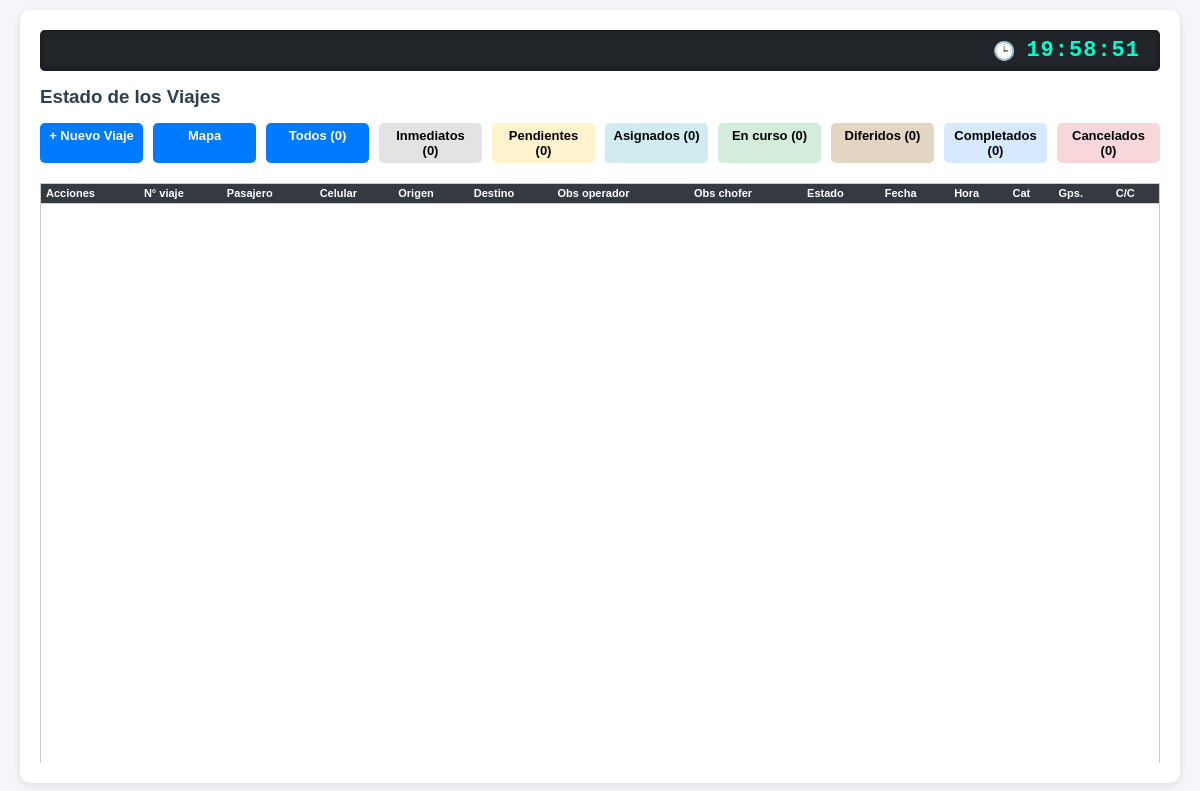
Before: /php/00_administracion/despacho_viajes/lista_viajes.php?estado=inmediato (signed in) with the older database file.
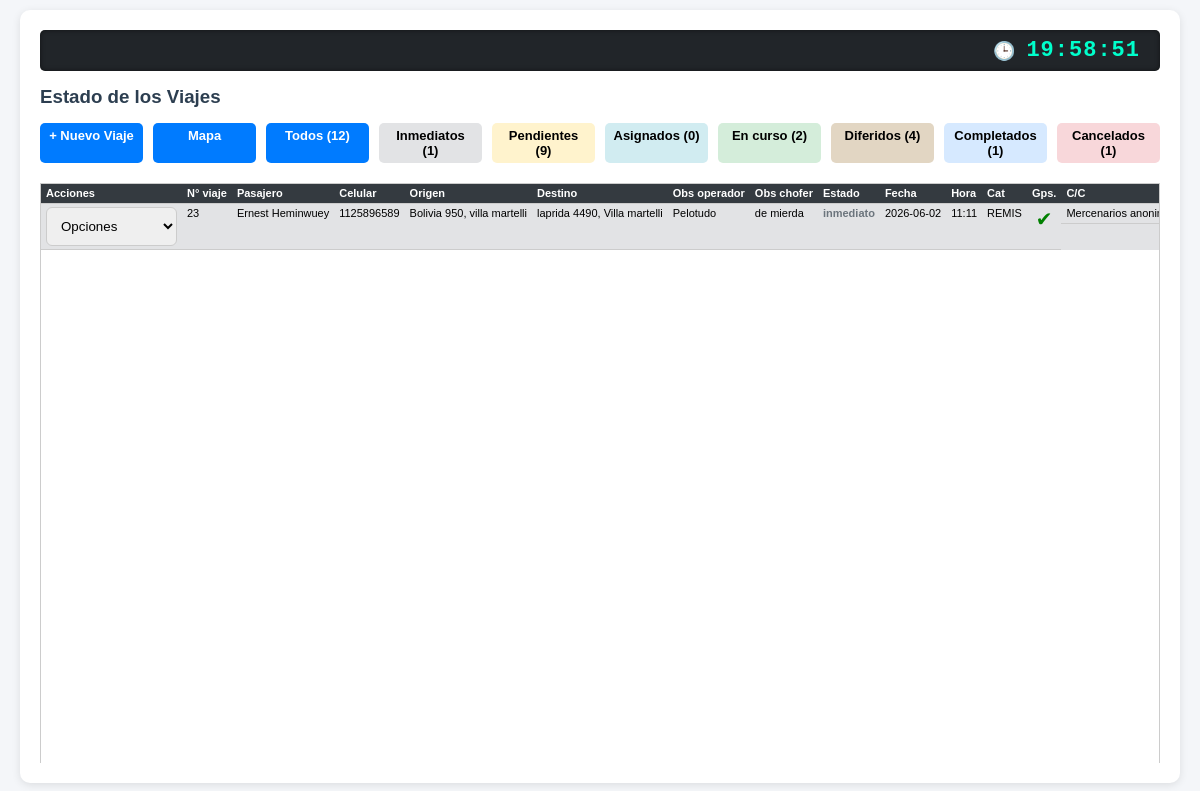
After: the same page with the newer database file.
### tables this page shows
CREATE TABLE `viajes_despacho` (
  `id` int(20) NOT NULL,
  `cel_pasaj` int(10) NOT NULL,
  `nombre_pasaj` varchar(50) NOT NULL,
  `direccion_origen` varchar(70) NOT NULL,
  `direccion_destino` varchar(70) NOT NULL,
  `obs_operador` varchar(500) NOT NULL,
  `obs_pasaj` varchar(500) NOT NULL,
  `estado` varchar(15) NOT NULL,
  `diferido` varchar(20) NOT NULL,
  `fecha` date DEFAULT NULL,
  `hora` varchar(11) DEFAULT NULL,
  `categoria_movil` varchar(15) NOT NULL,
  `origen_lat` decimal(10,8) DEFAULT NULL,
  `origen_lng` decimal(11,8) DEFAULT NULL,
  `destino_lat` decimal(10,8) DEFAULT NULL,
  `destino_lng` decimal(11,8) DEFAULT NULL,
  `cc` int(4) DEFAULT NULL,
  `centro_de_costo` int(4) DEFAULT NULL,
  `id_autorizante` int(11) DEFAULT NULL,
  `obs_viaje` varchar(255) NOT NULL
);

CREATE TABLE `cuenta_empresa` (
  `id` int(4) NOT NULL,
  `id_empresa` int(4) NOT NULL,
  `razon_social` varchar(50) NOT NULL,
  `dir` varchar(50) NOT NULL,
  `cuit` varchar(20) DEFAULT NULL,
  `inc_brutos` varchar(20) DEFAULT NULL,
  `contacto_1` varchar(50) DEFAULT NULL,
  `cel_1` int(10) DEFAULT NULL,
  `observaciones` int(4) NOT NULL
);

### funciones/funciones.php (called while the page is built, shortened)
<?php
$host = "localhost";
$dbname = "app_viajes";
$user = "root";
$password = "belgrado";
try {
    $db = new PDO("mysql:host=$host;dbname=$dbname;charset=utf8", $user, $password);
    $db->setAttribute(PDO::ATTR_ERRMODE, PDO::ERRMODE_EXCEPTION);
} catch (PDOException $e) {
    echo "Error de conexión: " . $e->getMessage();
    exit;
}
?>
<?php
function obtenerViajes()
{
    global $db;
    $sql = "SELECT
                vd.*,
                ce.razon_social AS empresa
            FROM viajes_despacho vd
            LEFT JOIN cuenta_empresa ce
                ON vd.cc = ce.id
            ORDER BY
                CASE WHEN vd.diferido = 'No' THEN 0 ELSE 1 END,
                CASE WHEN vd.diferido = 'No' THEN vd.id END ASC,
                vd.fecha ASC,
                vd.hora ASC";
    return $db->query($sql)->fetchAll(PDO::FETCH_ASSOC);
}

### php/00_administracion/despacho_viajes/lista_viajes.php (the view, shortened to what the changed rows need)
<?php
include_once "../../../funciones/funciones.php";
$filtro = $_GET['estado'] ?? '';
$todosLosViajes = obtenerViajes();
$contadores = [
    'inmediato' => 0,
    'pendiente' => 0,
    'asignado' => 0,
    'en curso' => 0,
    'diferido' => 0,
    'completado' => 0,
    'cancelado' => 0
];
foreach ($todosLosViajes as $v) {
    $estado = strtolower(trim($v['estado']));
    if (isset($contadores[$estado])) {
        $contadores[$estado]++;
    }
}
if ($filtro != '') {
    $viajes = array_filter($todosLosViajes, function ($v) use ($filtro) {
        return strtolower(trim($v['estado'])) == strtolower(trim($filtro));
    });
}
usort($viajes, function ($a, $b) {
    $aDif = strtolower(trim($a['estado'])) == 'diferido';
    $bDif = strtolower(trim($b['estado'])) == 'diferido';
    if ($aDif != $bDif) {
        return $aDif ? 1 : -1;
    }
    if ($aDif && $bDif) {
        $fechaA = strtotime($a['fecha'] . ' ' . $a['hora']);
        $fechaB = strtotime($b['fecha'] . ' ' . $b['hora']);
        return $fechaA <=> $fechaB;
    }
    return $b['id'] <=> $a['id'];
});
?>
<!DOCTYPE html>
<html lang="es">
<head>
    <link rel="stylesheet" href="../../../css/estilos.css">
    <link rel="stylesheet" href="../../../css/listado_viajes.css">
    <link rel="stylesheet" href="lista_viajes.css">
</head>
<body>
    <div class="container">
        <div class="card">
            <div class="menu-viajes">
                <a href="carga_viajes.php">+ Nuevo Viaje</a>
                <a href="../../01_mapeo/mapa_de_viajes.php" target="_blank">Mapa</a>
                <a href="lista_viajes.php">Todos (<?= $contadores['inmediato'] + $contadores['pendiente'] + $contadores['asignado'] + $contadores['en curso'] ?>)</a>
                <a href="?estado=inmediato" style="background: #e2e3e5; color:#000;">Inmediatos (<?= $contadores['inmediato'] ?>)</a>
                <a href="?estado=pendiente" style="background: #fff3cd; color:#000;">Pendientes (<?= $contadores['pendiente'] ?>)</a>
                <a href="?estado=asignado" style="background: #d1ecf1; color:#000;">Asignados (<?= $contadores['asignado'] ?>)</a>
                <a href="?estado=en curso" style="background: #d4edda; color:#000;">En curso (<?= $contadores['en curso'] ?>)</a>
                <a href="?estado=diferido" style="background: #e2d6c3; color:#000;">Diferidos (<?= $contadores['diferido'] ?>)</a>
                <a href="?estado=completado" style="background: #d6e9ff; color:#000;">Completados (<?= $contadores['completado'] ?>)</a>
                <a href="?estado=cancelado" style="background: #f8d7da; color:#000;">Cancelados (<?= $contadores['cancelado'] ?>)</a>
            </div>
            <div class="tabla-scroll">
                <table class="table">
                    <thead>
                        <tr>
                            <th>Acciones</th>
                            <th>N° viaje</th>
                            <th>Pasajero</th>
                            <th>Celular</th>
                            <th>Origen</th>
                            <th>Destino</th>
                            <th>Obs operador</th>
                            <th>Obs chofer</th>
                            <th>Estado</th>
                            <th>Fecha</th>
                            <th>Hora</th>
                            <th>Cat</th>
                            <th>Gps.</th>
                            <th>C/C</th>
                        </tr>
                    </thead>
                    <tbody>
                        <?php foreach ($viajes as $v): ?>
                            <?php
                            $fondo = '#ffffff';
                            switch (strtolower(trim($v['estado']))) {
                                case 'inmediato':
                                    $fondo = '#e2e3e5';
                                    break;
                            }
                            ?>
                            <tr style="background-color: <?= $fondo ?>;">
                                <td>
                                    <select name="acciones_viaje" onchange="evaluarAccion(this, <?= $v['id'] ?>)">
                                        <option disabled selected>Opciones</option>
                                    </select>
                                </td>
                                <td><?= $v['id'] ?></td>
                                <td><?= htmlspecialchars($v['nombre_pasaj']) ?></td>
                                <td><?= htmlspecialchars($v['cel_pasaj']) ?></td>
                                <td><?= htmlspecialchars($v['direccion_origen']) ?></td>
                                <td><?= htmlspecialchars($v['direccion_destino']) ?></td>
                                <td class="col-observaciones"><?= htmlspecialchars($v['obs_operador']) ?></td>
                                <td class="col-observaciones"><?= htmlspecialchars($v['obs_pasaj']) ?></td>
                                <td>
                                    <?php
                                    $color = '#000';
                                    switch (strtolower(trim($v['estado']))) {
                                        case 'inmediato':
                                            $color = '#6c757d';
                                            break;
                                    }
                                    ?>
                                    <span style="font-weight:bold;color:<?= $color ?>;">
                                        <?= htmlspecialchars($v['estado']) ?>
                                    </span>
                                </td>
                                <td><?= ($v['fecha'] === '0000-00-00' || empty($v['fecha'])) ? '' : htmlspecialchars($v['fecha']) ?></td>
                                <td><?= empty($v['hora']) ? '' : htmlspecialchars($v['hora']) ?></td>
                                <td><?= htmlspecialchars($v['categoria_movil']) ?></td>
                                <td style="text-align:center;">
                                    <?php $gps_ok = ($v['origen_lat'] < 0) && ($v['origen_lng'] < 0); ?>
                                    <?php if ($gps_ok): ?>
                                        <span style="color:green;font-size:20px;">✔</span>
                                    <?php else: ?>
                                        <span style="color:red;font-size:20px;">✘</span>
                                    <?php endif; ?>
                                </td>
                                <td><?= htmlspecialchars($v['empresa'] ?: 'VIAJE DE CALLE') ?></td>
                            </tr>
                        <?php endforeach; ?>
                    </tbody>
                </table>
            </div>
        </div>
    </div>
</body>
</html>

Changed rows visible on the page:
added viajes_despacho: cc "12", cc "1"
added viajes_despacho: id "23", nombre_pasaj "Ernest Heminwuey", cel_pasaj "1125896589", direccion_origen "Bolivia 950, villa martelli", direccion_destino "laprida 4490, Villa martelli", obs_operador "Pelotudo", obs_pasaj "de mierda", estado "inmediato", fecha "2026-06-02", hora "11:11", categoria_movil "REMIS", cuenta_empresa.razon_social "Mercenarios…"
Other visible differences:
$contadores['pendiente']: "0" → "9"
$contadores['en curso']: "0" → "2"
$contadores['diferido']: "0" → "4"
$contadores['inmediato']: "0" → (not shown)
$contadores['completado']: "0" → (not shown)
$contadores['cancelado']: "0" → (not shown)
text no longer shown: "0"
